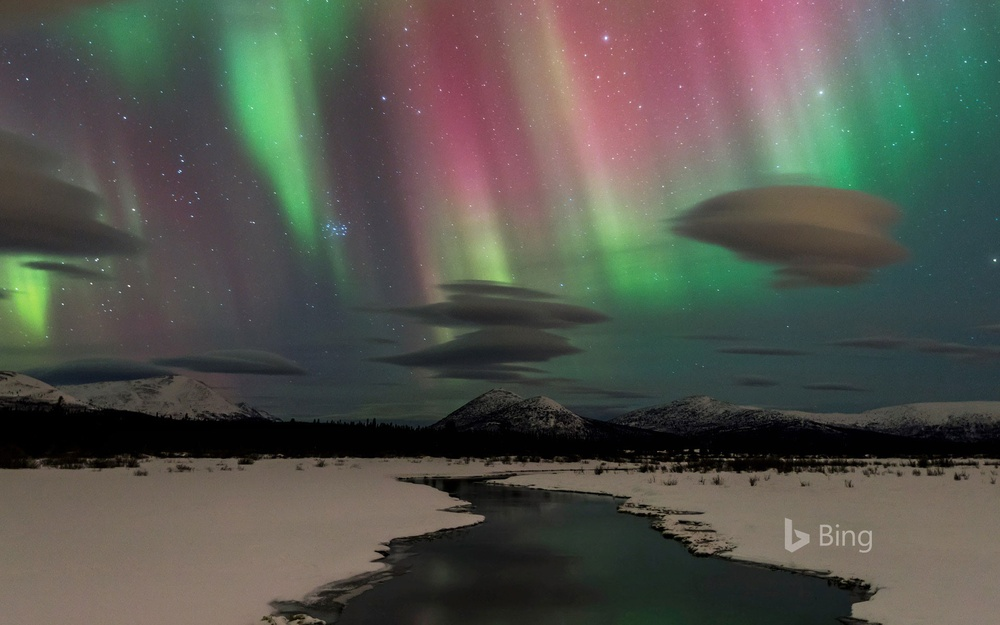
//> input picture wiki4codes/ML/CV/opencv_examples/archives/demo_imgs/demo_img0.jpg, 1000 x 625 px, shrunk from 1920 x 1200 before the run
$ ./main   (built with g++ and OpenCV 4)
//> lines starting //> are read from the running program, lines starting //| are printed output that depends on the picture; after the words box and inside, x2 and y2 are one past the last pixel; in counts of white or black regions, pixels touching at a corner belong together
// 2020-09-20


#include <iostream>
#include <string>
#include <sstream>

#include "opencv2/opencv.hpp"
#include "opencv2/core.hpp"
#include "opencv2/highgui.hpp"


const std::string DEMO_NAME = "demo1";


static void on_change(int pos, void* user_input) {
  if (pos <= 0) { return; }

  cv::Mat blur_img;

  cv::Mat* input_img = (cv::Mat*)user_input;
  cv::blur(*input_img, blur_img, cv::Size(pos, pos));
  cv::imshow(DEMO_NAME, blur_img);

  return;
}


static void on_mouse(int event, int x, int y, int, void* user_input) {
  if (event != cv::EVENT_LBUTTONDOWN) { return; }

  cv::Mat* input_img = (cv::Mat*)user_input;
  cv::circle(*input_img, cv::Point(x, y), 10, cv::Scalar(0, 255, 0), 3);
  //on_change(blur_amount, input_img);
  cv::imshow(DEMO_NAME, *input_img);
  return;
}


int main(int argc, char *argv[]) {
  int32_t blur_amount = 15;
  std::string target_img_path = "../../demo_imgs/demo_img0.jpg";

  cv::Mat color_img = cv::imread(target_img_path);
//> color_img is the input picture: 625 rows x 1000 cols, CV_8UC3; mean B, G, R 76.7, 84.2, 82.8

  if (!color_img.data) { return 1; }

  cv::namedWindow(DEMO_NAME);
  cv::createTrackbar(DEMO_NAME + "_tracker0", DEMO_NAME, &blur_amount, 30, on_change, &color_img);
  cv::setMouseCallback(DEMO_NAME, on_mouse, &color_img);
  on_change(blur_amount, &color_img);
//> in on_change, `cv::blur(*input_img, blur_img, cv::Size(pos, pos));`:
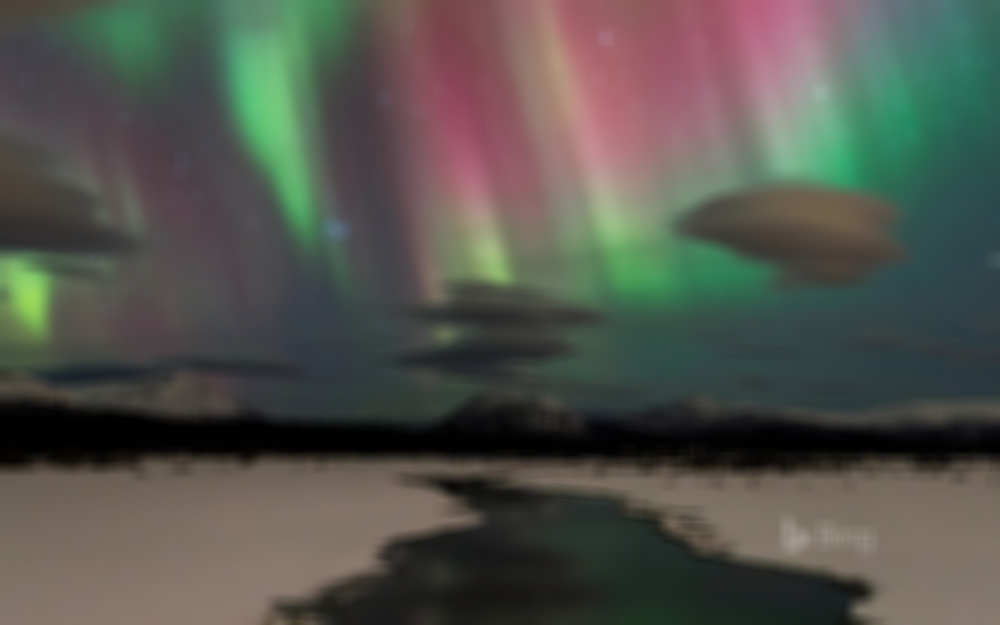
//> blur_img: 625 rows x 1000 cols, CV_8UC3; mean B, G, R 76.7, 84.2, 82.8
  cv::imshow(DEMO_NAME, color_img);
  // Using qt gui
  //cv::displayOverlay(DEMO_NAME, "Overlay 5secs", 5000);
  cv::waitKey(0);
//> the left mouse button is pressed and released at (500, 312)
//> in on_mouse, `cv::circle(*input_img, cv::Point(x, y), 10, cv::Scalar(0, 255, 0), 3);`:
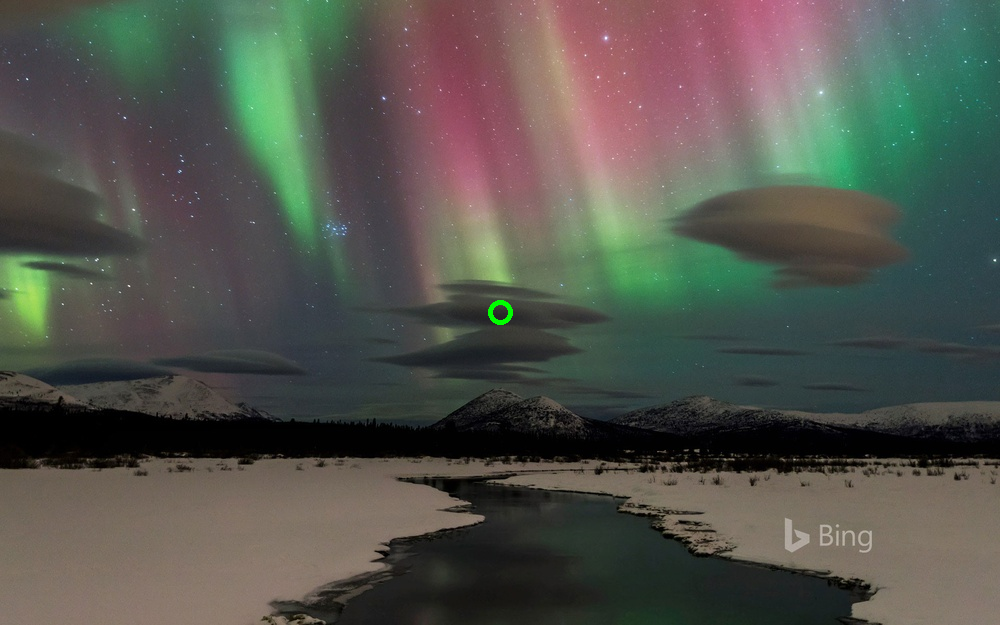
//> input_img: 625 rows x 1000 cols, CV_8UC3; 312 pixels changed, all inside (x1, y1, x2, y2) = (488, 300, 513, 325)
  cv::destroyWindow(DEMO_NAME);

  return 0;
}

$ run again, with wiki4codes/ML/CV/opencv_examples/archives/demo_imgs/demo_img1.jpg copied over wiki4codes/ML/CV/opencv_examples/archives/demo_imgs/demo_img0.jpg
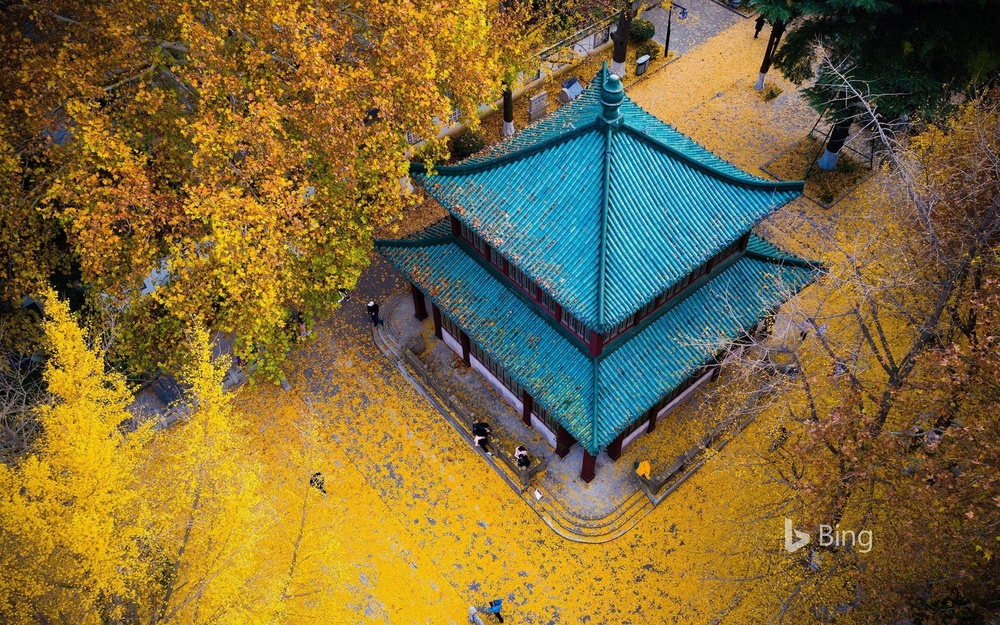
//> input picture wiki4codes/ML/CV/opencv_examples/archives/demo_imgs/demo_img1.jpg, 1000 x 625 px, shrunk from 1920 x 1200 before the run
//> color_img is the input picture: 625 rows x 1000 cols, CV_8UC3; mean B, G, R 57.7, 105.4, 123.8
//> in on_change, `cv::blur(*input_img, blur_img, cv::Size(pos, pos));`:
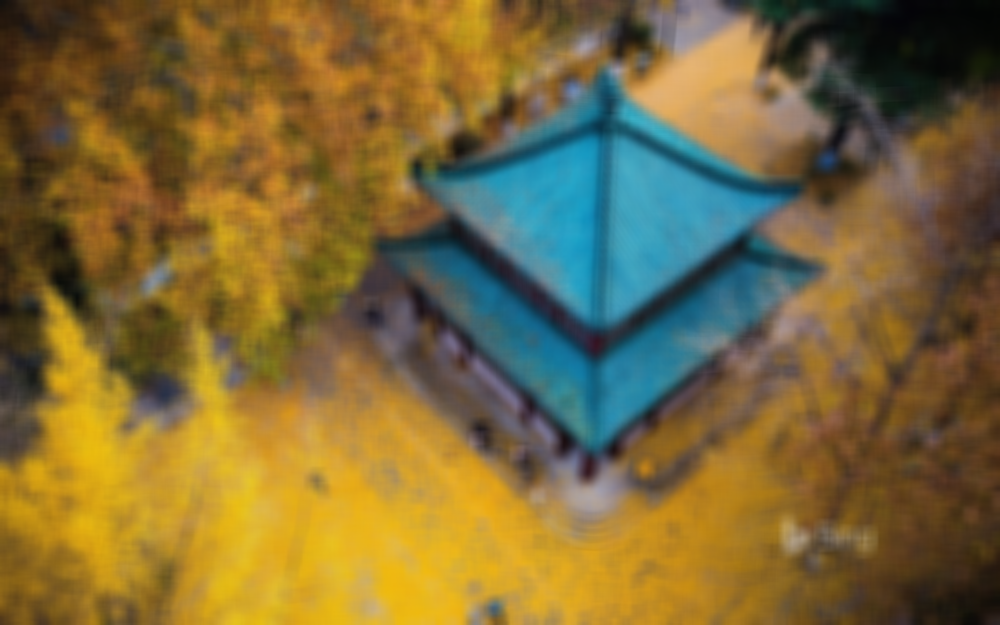
//> blur_img: 625 rows x 1000 cols, CV_8UC3; mean B, G, R 57.7, 105.4, 123.8
//> in on_mouse, `cv::circle(*input_img, cv::Point(x, y), 10, cv::Scalar(0, 255, 0), 3);`:
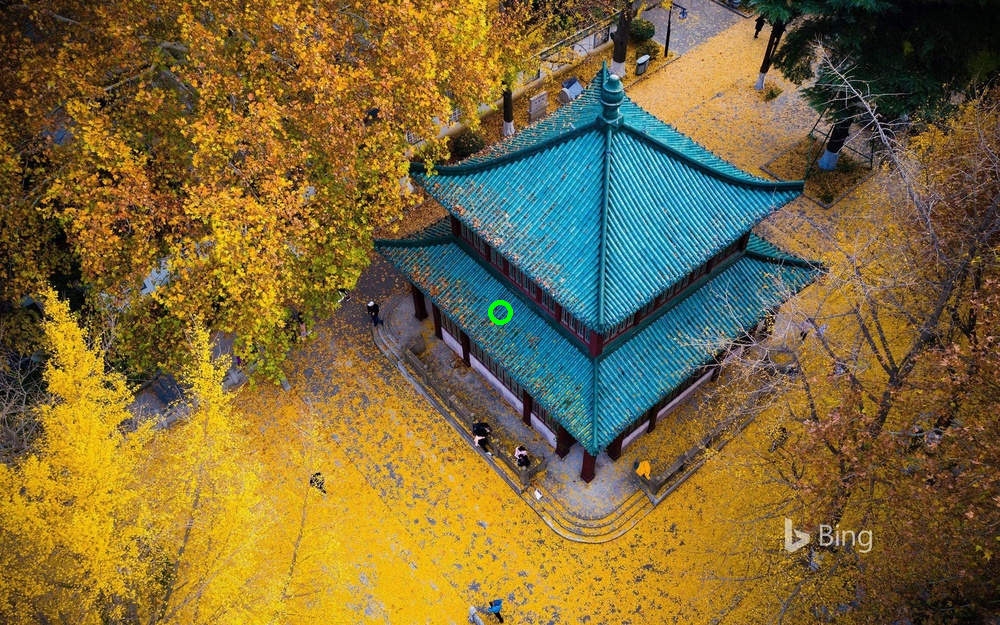
//> input_img: 625 rows x 1000 cols, CV_8UC3; 312 pixels changed, all inside (x1, y1, x2, y2) = (488, 300, 513, 325)
